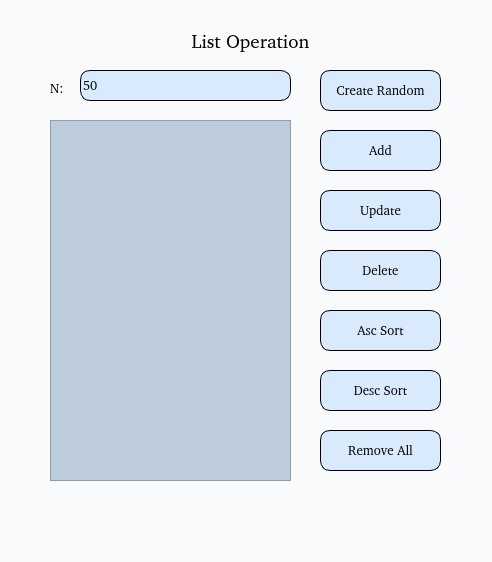
<?xml version="1.0" encoding="UTF-8"?>
<ui version="4.0">
 <class>MainWindow</class>
 <widget class="QMainWindow" name="MainWindow">
  <property name="geometry">
   <rect>
    <x>0</x>
    <y>0</y>
    <width>492</width>
    <height>562</height>
   </rect>
  </property>
  <property name="windowTitle">
   <string>Lâm Thuỳ Dung</string>
  </property>
  <property name="styleSheet">
   <string notr="true">background: rgb(248, 250, 252);</string>
  </property>
  <widget class="QWidget" name="centralwidget">
   <widget class="QLabel" name="label">
    <property name="geometry">
     <rect>
      <x>160</x>
      <y>20</y>
      <width>181</width>
      <height>41</height>
     </rect>
    </property>
    <property name="font">
     <font>
      <family>#9Slide03 Arima Madurai ExtraBo</family>
      <pointsize>14</pointsize>
     </font>
    </property>
    <property name="styleSheet">
     <string notr="true"/>
    </property>
    <property name="text">
     <string>List Operation</string>
    </property>
    <property name="alignment">
     <set>Qt::AlignCenter</set>
    </property>
   </widget>
   <widget class="QLabel" name="label_2">
    <property name="geometry">
     <rect>
      <x>50</x>
      <y>80</y>
      <width>31</width>
      <height>16</height>
     </rect>
    </property>
    <property name="font">
     <font>
      <family>#9Slide03 Arima Madurai ExtraBo</family>
      <pointsize>10</pointsize>
     </font>
    </property>
    <property name="text">
     <string>N:</string>
    </property>
   </widget>
   <widget class="QLineEdit" name="lineEditNumber">
    <property name="geometry">
     <rect>
      <x>80</x>
      <y>70</y>
      <width>211</width>
      <height>31</height>
     </rect>
    </property>
    <property name="font">
     <font>
      <family>#9Slide03 Arima Madurai ExtraBo</family>
      <pointsize>10</pointsize>
     </font>
    </property>
    <property name="styleSheet">
     <string notr="true">background: rgb(217, 234, 253);
border-radius: 10px;
border: 0.5px solid black;</string>
    </property>
    <property name="text">
     <string>50</string>
    </property>
   </widget>
   <widget class="QPushButton" name="pushButtonCreateRandom">
    <property name="geometry">
     <rect>
      <x>320</x>
      <y>70</y>
      <width>121</width>
      <height>41</height>
     </rect>
    </property>
    <property name="font">
     <font>
      <family>#9Slide03 Arima Madurai ExtraBo</family>
      <pointsize>10</pointsize>
     </font>
    </property>
    <property name="styleSheet">
     <string notr="true">background: rgb(217, 234, 253);
border-radius: 10px;
border: 0.5px solid black;
</string>
    </property>
    <property name="text">
     <string>Create Random</string>
    </property>
   </widget>
   <widget class="QScrollArea" name="scrollArea">
    <property name="geometry">
     <rect>
      <x>50</x>
      <y>120</y>
      <width>241</width>
      <height>361</height>
     </rect>
    </property>
    <property name="font">
     <font>
      <family>#9Slide03 Arima Madurai ExtraBo</family>
      <pointsize>10</pointsize>
     </font>
    </property>
    <property name="styleSheet">
     <string notr="true">background: rgb(188, 204, 220);</string>
    </property>
    <property name="widgetResizable">
     <bool>true</bool>
    </property>
    <widget class="QWidget" name="scrollAreaWidgetContents">
     <property name="geometry">
      <rect>
       <x>0</x>
       <y>0</y>
       <width>239</width>
       <height>359</height>
      </rect>
     </property>
     <layout class="QVBoxLayout" name="verticalLayout_2">
      <item>
       <layout class="QVBoxLayout" name="verticalLayoutButtons"/>
      </item>
     </layout>
    </widget>
   </widget>
   <widget class="QPushButton" name="pushButtonAdd">
    <property name="geometry">
     <rect>
      <x>320</x>
      <y>130</y>
      <width>121</width>
      <height>41</height>
     </rect>
    </property>
    <property name="font">
     <font>
      <family>#9Slide03 Arima Madurai ExtraBo</family>
      <pointsize>10</pointsize>
     </font>
    </property>
    <property name="styleSheet">
     <string notr="true">background: rgb(217, 234, 253);
border-radius: 10px;
border: 0.5px solid black;
</string>
    </property>
    <property name="text">
     <string>Add</string>
    </property>
   </widget>
   <widget class="QPushButton" name="pushButtonUpdate">
    <property name="geometry">
     <rect>
      <x>320</x>
      <y>190</y>
      <width>121</width>
      <height>41</height>
     </rect>
    </property>
    <property name="font">
     <font>
      <family>#9Slide03 Arima Madurai ExtraBo</family>
      <pointsize>10</pointsize>
     </font>
    </property>
    <property name="styleSheet">
     <string notr="true">background: rgb(217, 234, 253);
border-radius: 10px;
border: 0.5px solid black;
</string>
    </property>
    <property name="text">
     <string>Update</string>
    </property>
   </widget>
   <widget class="QPushButton" name="pushButtonDelete">
    <property name="geometry">
     <rect>
      <x>320</x>
      <y>250</y>
      <width>121</width>
      <height>41</height>
     </rect>
    </property>
    <property name="font">
     <font>
      <family>#9Slide03 Arima Madurai ExtraBo</family>
      <pointsize>10</pointsize>
     </font>
    </property>
    <property name="styleSheet">
     <string notr="true">background: rgb(217, 234, 253);
border-radius: 10px;
border: 0.5px solid black;
</string>
    </property>
    <property name="text">
     <string>Delete</string>
    </property>
   </widget>
   <widget class="QPushButton" name="pushButtonAscSort">
    <property name="geometry">
     <rect>
      <x>320</x>
      <y>310</y>
      <width>121</width>
      <height>41</height>
     </rect>
    </property>
    <property name="font">
     <font>
      <family>#9Slide03 Arima Madurai ExtraBo</family>
      <pointsize>10</pointsize>
     </font>
    </property>
    <property name="styleSheet">
     <string notr="true">background: rgb(217, 234, 253);
border-radius: 10px;
border: 0.5px solid black;
</string>
    </property>
    <property name="text">
     <string>Asc Sort</string>
    </property>
   </widget>
   <widget class="QPushButton" name="pushButtonRemoveAll">
    <property name="geometry">
     <rect>
      <x>320</x>
      <y>430</y>
      <width>121</width>
      <height>41</height>
     </rect>
    </property>
    <property name="font">
     <font>
      <family>#9Slide03 Arima Madurai ExtraBo</family>
      <pointsize>10</pointsize>
     </font>
    </property>
    <property name="styleSheet">
     <string notr="true">background: rgb(217, 234, 253);
border-radius: 10px;
border: 0.5px solid black;
</string>
    </property>
    <property name="text">
     <string>Remove All</string>
    </property>
   </widget>
   <widget class="QPushButton" name="pushButtonDescSort">
    <property name="geometry">
     <rect>
      <x>320</x>
      <y>370</y>
      <width>121</width>
      <height>41</height>
     </rect>
    </property>
    <property name="font">
     <font>
      <family>#9Slide03 Arima Madurai ExtraBo</family>
      <pointsize>10</pointsize>
     </font>
    </property>
    <property name="styleSheet">
     <string notr="true">background: rgb(217, 234, 253);
border-radius: 10px;
border: 0.5px solid black;
</string>
    </property>
    <property name="text">
     <string>Desc Sort</string>
    </property>
   </widget>
  </widget>
  <widget class="QMenuBar" name="menubar">
   <property name="geometry">
    <rect>
     <x>0</x>
     <y>0</y>
     <width>492</width>
     <height>25</height>
    </rect>
   </property>
  </widget>
  <widget class="QStatusBar" name="statusbar"/>
 </widget>
 <resources/>
 <connections/>
</ui>
